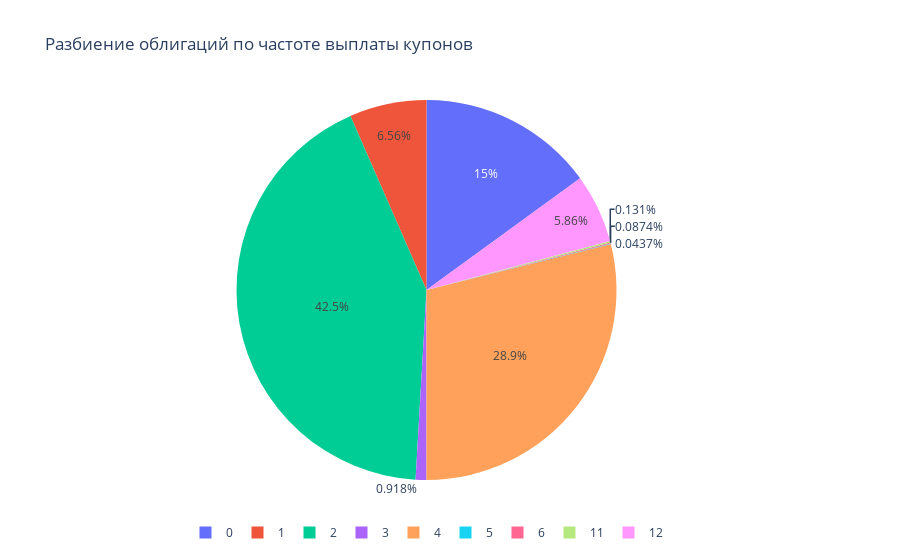

Notebook cell for this chart:
### Code cell
# строим график №6
t2 = pd.DataFrame(bond[['COUPONFREQUENCY']].value_counts().reset_index()).sort_values('COUPONFREQUENCY')
t2.columns = ['COUPONFREQUENCY', 'count']
t2.index = range(1,t2.shape[0]+1)
fig = go.Figure()
fig.add_trace(go.Pie(values=t2['count'], labels=t2.COUPONFREQUENCY, sort = False))
fig.update_layout(legend_orientation="h",
                  legend=dict(x=.5, xanchor="center"),
                  title="Разбиение облигаций по частоте выплаты купонов")
fig.show()

### Figure 1 — Plotly figure (JSON) as saved in the notebook; plotly's stock layout.template omitted (floating-point values rounded to 4 significant figures)
{"data": [{"labels": [0, 1, 2, 3, 4, 5, 6, 11, 12], "sort": false, "type": "pie", "values": [343, 150, 973, 21, 661, 1, 2, 3, 134]}], "layout": {"legend": {"orientation": "h", "x": 0.5, "xanchor": "center"}, "title": {"text": "Разбиение облигаций по частоте выплаты купонов"}}}
